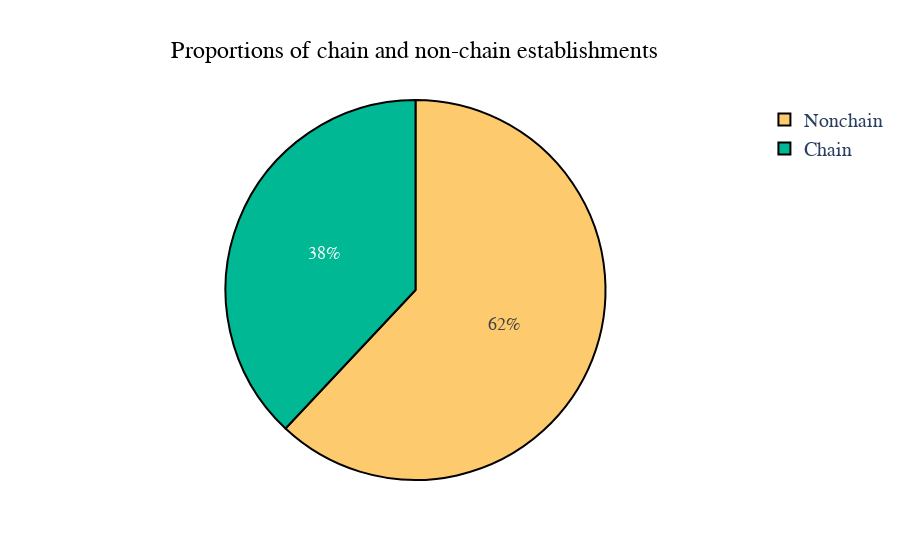

Notebook cell for this chart:
### Code cell
#Let's build a graph
labels = ['Chain', 'Nonchain']
values = rest_chain['count']
fig = go.Figure(data=[go.Pie(labels=labels, values=values)])
fig.update_traces(
    hoverinfo='label+value',
    textinfo='percent',
    textfont_size=18,
    marker=dict(
        colors = color_dict,
        line = dict(
            color='#000000',
            width=2)
    )
)
fig.update_layout(
    title = dict(
        text = 'Proportions of chain and non-chain establishments',
        font = dict(
            family="Balto",
            size = 24,
            color = "black"),
        x = 0.46,
        xanchor = "center",
        yanchor = "middle"
    ),
    font_family="Courier New",
    font_size = 20 #legenda
)

fig.show()

### Figure 1 — Plotly figure (JSON) as saved in the notebook; plotly's stock layout.template omitted (floating-point values rounded to 4 significant figures)
{"data": [{"hoverinfo": "label+value", "labels": ["Chain", "Nonchain"], "marker": {"colors": ["#00b894", "#fdcb6e", "#d63031", "#0984e3", "#e84393", "#6c5ce7"], "line": {"color": "#000000", "width": 2}}, "textfont": {"size": 18}, "textinfo": "percent", "type": "pie", "values": [3657, 5965]}], "layout": {"font": {"family": "Courier New", "size": 20}, "title": {"font": {"color": "black", "family": "Balto", "size": 24}, "text": "Proportions of chain and non-chain establishments", "x": 0.46, "xanchor": "center", "yanchor": "middle"}}}
